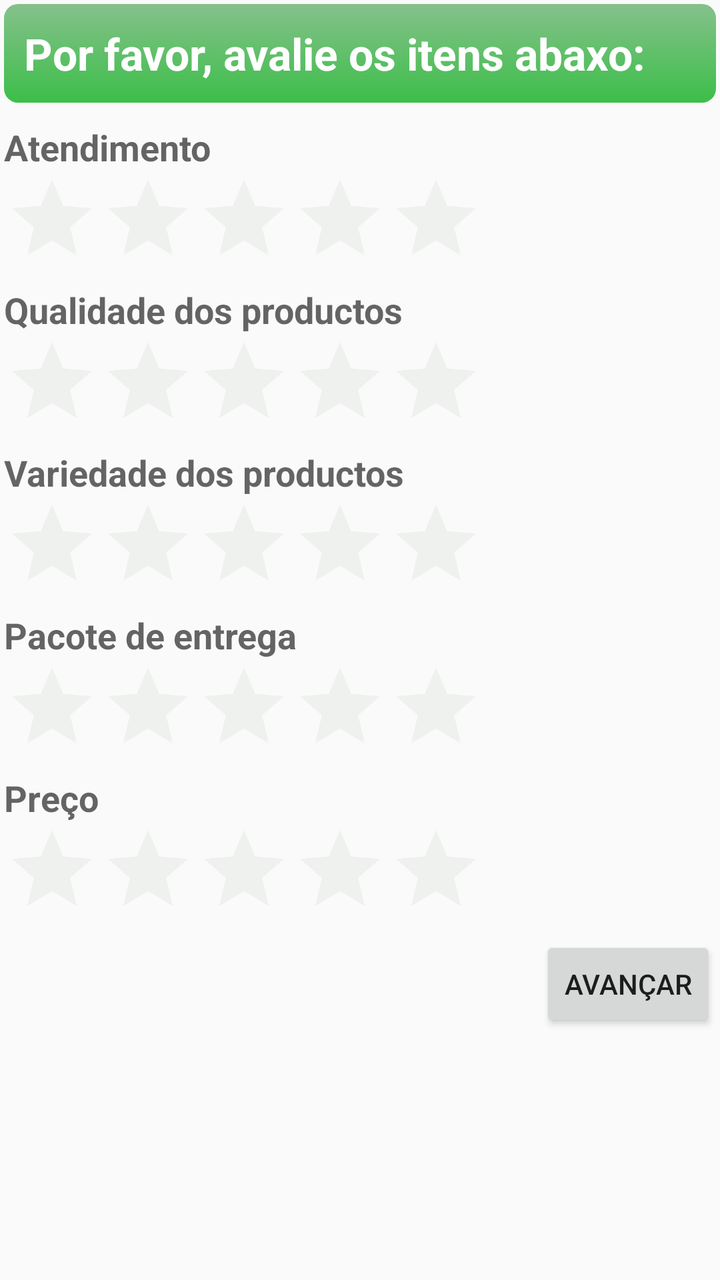
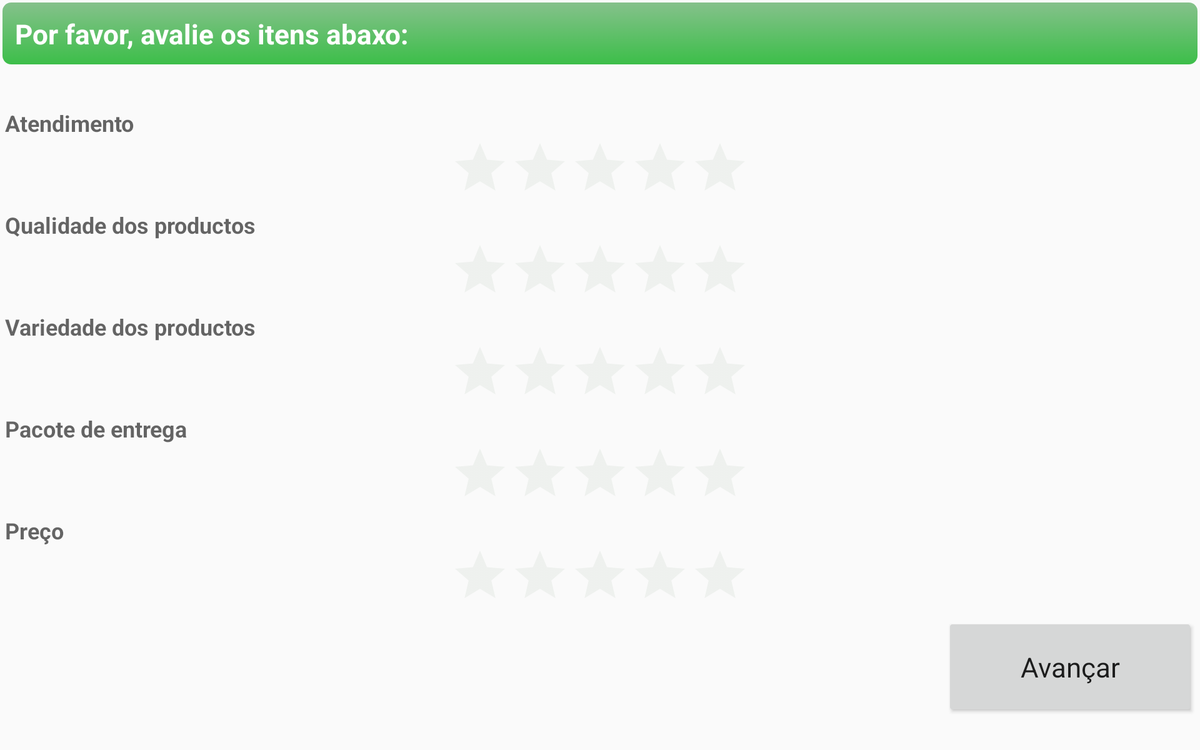

One screen, two layout resources from the same app: the default and the repository's alternative for another configuration. Each is rendered where Android would select it; the XML of both is given below.
<!-- AndroidManifest.xml: application theme AppTheme -->
<!-- res/layout/activity_page_avalie.xml -->
<?xml version="1.0" encoding="utf-8"?>
<LinearLayout xmlns:android="http://schemas.android.com/apk/res/android"
    android:layout_width="match_parent"
    android:layout_height="match_parent"
    android:orientation="vertical"
    android:padding="2dp"
    android:gravity="center">

    <TextView
        android:id="@+id/txAvalie"
        android:layout_width="match_parent"
        android:layout_height="wrap_content"
        android:layout_marginBottom="10dp"
        android:text="@string/por_favor_avalie_os_itens_abaxo"
        android:textAppearance="@style/Base.TextAppearance.AppCompat.Large"
        android:textStyle="bold"
        android:background="@drawable/text_title_style"
        android:textColor="#FFFFFFFF"
        android:padding="10dp"/>

    <ScrollView
    android:layout_width="match_parent"
    android:layout_height="match_parent"
        >
        <LinearLayout
            android:orientation="vertical"
            android:layout_width="match_parent"
            android:layout_height="wrap_content">
            <TextView
                android:id="@+id/txAtendimento"
                android:layout_width="match_parent"
                android:layout_height="wrap_content"
                android:text="Atendimento"
                android:textAppearance="?android:attr/textAppearanceMedium"
                android:textStyle="bold" />

            <RatingBar
                android:id="@+id/ratinAtendi"
                android:layout_width="wrap_content"
                android:layout_height="wrap_content"
                android:numStars="5"
                android:stepSize="1"
                android:theme="@style/MyRatingBar" />

            <TextView
                android:id="@+id/textQuali"
                android:layout_width="match_parent"
                android:layout_height="wrap_content"
                android:text="Qualidade dos productos"
                android:textAppearance="?android:attr/textAppearanceMedium"
                android:textStyle="bold" />

            <RatingBar
                android:id="@+id/ratingQuali"
                android:layout_width="wrap_content"
                android:layout_height="wrap_content"
                android:numStars="5"
                android:stepSize="1"
                android:theme="@style/MyRatingBar" />

            <TextView
                android:id="@+id/textVP"
                android:layout_width="match_parent"
                android:layout_height="wrap_content"
                android:text="Variedade dos productos"
                android:textAppearance="?android:attr/textAppearanceMedium"
                android:textStyle="bold" />

            <RatingBar
                android:id="@+id/ratingVP"
                android:layout_width="wrap_content"
                android:layout_height="wrap_content"
                android:numStars="5"
                android:stepSize="1"
                android:theme="@style/MyRatingBar" />

            <TextView
                android:id="@+id/textPE"
                android:layout_width="match_parent"
                android:layout_height="wrap_content"
                android:text="Pacote de entrega"
                android:textAppearance="?android:attr/textAppearanceMedium"
                android:textStyle="bold" />

            <RatingBar
                android:id="@+id/ratingPE"
                android:layout_width="wrap_content"
                android:layout_height="wrap_content"
                android:numStars="5"
                android:stepSize="1"
                android:theme="@style/MyRatingBar" />

            <TextView
                android:id="@+id/textPreco"
                android:layout_width="match_parent"
                android:layout_height="wrap_content"
                android:text="Preço"
                android:textAppearance="?android:attr/textAppearanceMedium"
                android:textStyle="bold" />

            <RatingBar
                android:id="@+id/ratingPreco"
                android:layout_width="wrap_content"
                android:layout_height="wrap_content"
                android:numStars="5"
                android:stepSize="1"
                android:theme="@style/MyRatingBar" />


            <Button
                android:id="@+id/btAvancar"
                android:layout_width="wrap_content"
                android:layout_height="wrap_content"
                android:layout_gravity="bottom|end"
                android:text="Avançar"

                />
        </LinearLayout>
    </ScrollView>

</LinearLayout>
<!-- resources referenced by this layout -->
<resources>
  <!-- drawable text_title_style (drawable) -->
  <?xml version="1.0" encoding="utf-8"?>
  <selector xmlns:android="http://schemas.android.com/apk/res/android">
      <item>
          <shape>
              <gradient
                  android:startColor="#3cbe49"
                  android:endColor="#85c18b"
                  android:angle="90" />
              <corners
                  android:radius="7dp" />
          </shape>
      </item>
  </selector>
  <string name="por_favor_avalie_os_itens_abaxo">Por favor, avalie os itens abaxo:</string>
  <style name="MyRatingBar" parent="Theme.AppCompat">
          <item name="colorControlNormal">#d3dcd3</item>
          <item name="colorControlActivated">#3cbe49</item>
      </style>
  <style name="AppTheme" parent="Theme.AppCompat.Light.DarkActionBar">
          
          <item name="colorPrimary">@color/colorPrimary</item>
          <item name="colorPrimaryDark">@color/colorPrimaryDark</item>
          <item name="colorAccent">@color/colorAccent</item>
      </style>
  <color name="colorPrimary">#3F51B5</color>
  <color name="colorPrimaryDark">#303F9F</color>
  <color name="colorAccent">#FF4081</color>
</resources>
<!-- res/layout-w720dp/activity_page_avalie.xml (the repository's variant of the layout above) -->
<!-- drawn on a 7-inch tablet turned sideways -->
<?xml version="1.0" encoding="utf-8"?>
<LinearLayout xmlns:android="http://schemas.android.com/apk/res/android"
    android:layout_width="match_parent"
    android:layout_height="match_parent"
    android:orientation="vertical"
    android:padding="2dp">

    <TextView
        android:id="@+id/txAvalie"
        android:layout_width="match_parent"
        android:layout_height="wrap_content"
        android:layout_marginBottom="10dp"
        android:text="@string/por_favor_avalie_os_itens_abaxo"
        android:textAppearance="@style/Base.TextAppearance.AppCompat.Large"
        android:textStyle="bold"
        android:background="@drawable/text_title_style"
        android:textColor="#FFFFFFFF"
        android:padding="10dp"/>

        <LinearLayout
            android:orientation="vertical"
            android:layout_width="match_parent"
            android:layout_height="match_parent"
            android:gravity="center"
            android:padding="2dp">
            <TextView
                android:id="@+id/txAtendimento"
                android:layout_width="match_parent"
                android:layout_height="wrap_content"
                android:text="Atendimento"
                android:textAppearance="?android:attr/textAppearanceMedium"
                android:textStyle="bold" />

            <RatingBar
                android:id="@+id/ratinAtendi"
                android:layout_width="wrap_content"
                android:layout_height="wrap_content"
                android:numStars="5"
                android:stepSize="1"
                android:theme="@style/MyRatingBar" />

            <TextView
                android:id="@+id/textQuali"
                android:layout_width="match_parent"
                android:layout_height="wrap_content"
                android:text="Qualidade dos productos"
                android:textAppearance="?android:attr/textAppearanceMedium"
                android:textStyle="bold" />

            <RatingBar
                android:id="@+id/ratingQuali"
                android:layout_width="wrap_content"
                android:layout_height="wrap_content"
                android:numStars="5"
                android:stepSize="1"
                android:theme="@style/MyRatingBar" />

            <TextView
                android:id="@+id/textVP"
                android:layout_width="match_parent"
                android:layout_height="wrap_content"
                android:text="Variedade dos productos"
                android:textAppearance="?android:attr/textAppearanceMedium"
                android:textStyle="bold" />

            <RatingBar
                android:id="@+id/ratingVP"
                android:layout_width="wrap_content"
                android:layout_height="wrap_content"
                android:numStars="5"
                android:stepSize="1"
                android:theme="@style/MyRatingBar" />

            <TextView
                android:id="@+id/textPE"
                android:layout_width="match_parent"
                android:layout_height="wrap_content"
                android:text="Pacote de entrega"
                android:textAppearance="?android:attr/textAppearanceMedium"
                android:textStyle="bold" />

            <RatingBar
                android:id="@+id/ratingPE"
                android:layout_width="wrap_content"
                android:layout_height="wrap_content"
                android:numStars="5"
                android:stepSize="1"
                android:theme="@style/MyRatingBar" />

            <TextView
                android:id="@+id/textPreco"
                android:layout_width="match_parent"
                android:layout_height="wrap_content"
                android:text="Preço"
                android:textAppearance="?android:attr/textAppearanceMedium"
                android:textStyle="bold" />

            <RatingBar
                android:id="@+id/ratingPreco"
                android:layout_width="wrap_content"
                android:layout_height="wrap_content"
                android:numStars="5"
                android:stepSize="1"
                android:theme="@style/MyRatingBar" />


            <Button
                android:id="@+id/btAvancar"
                android:layout_width="200dp"
                android:layout_height="80dp"
                android:layout_gravity="bottom|end"
                android:text="Avançar"
                android:textAppearance="@style/Base.TextAppearance.AppCompat.Large"
                />
        </LinearLayout>

</LinearLayout>
